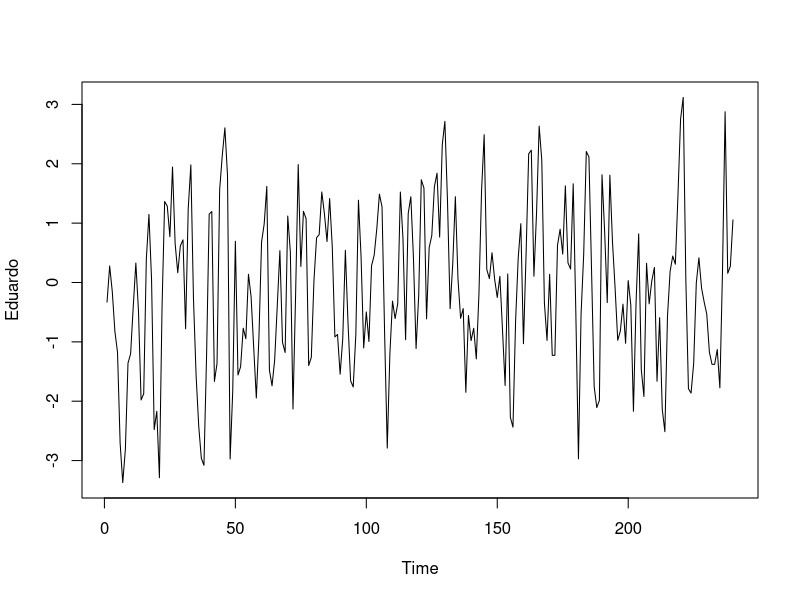
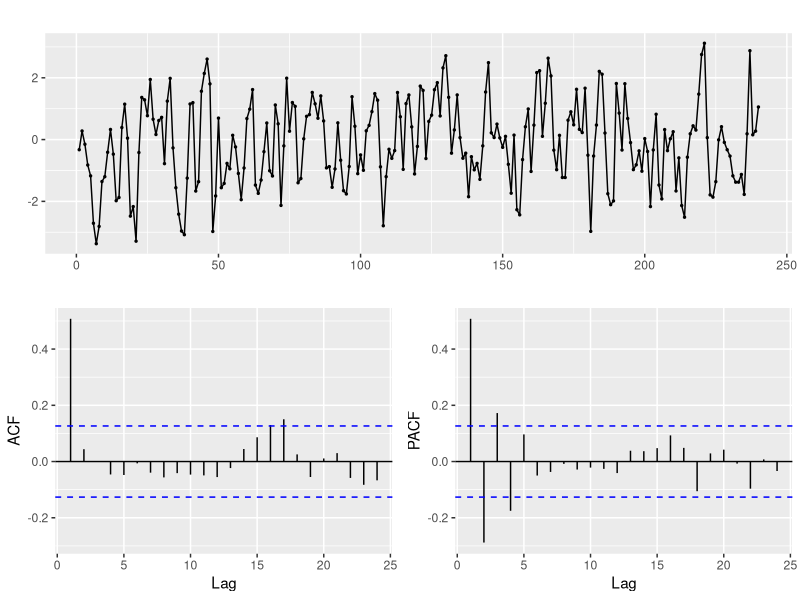

The R script that drew these images, in order:
library(readxl)
serie_trab1 <- read_excel("serie_trab1.xlsx")
serie <- serie_trab1["Eduardo"]
library(forecast)
library(lmtest)
plot(ts(serie))
ggtsdisplay(serie)
fit  <- forecast::Arima(serie, c(4,0,0), include.constant = F)
coeftest(fit)